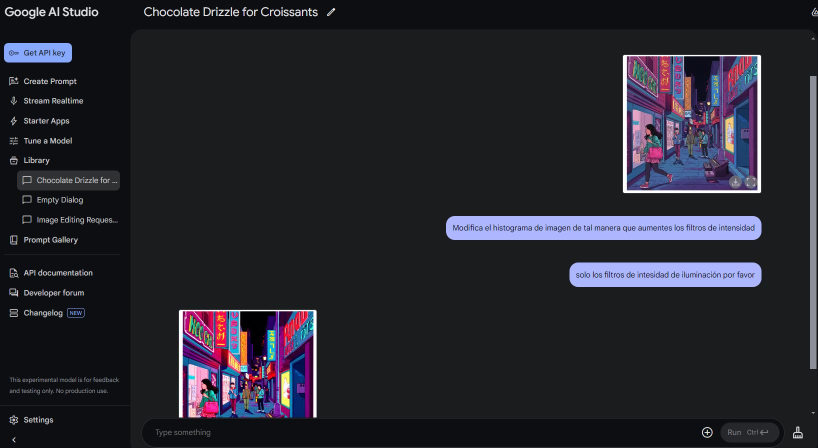
#> input picture skitimage/intensity/change1.JPG, 1636 x 895 px, found by its file name (shown at 1/2 size)
$ jupyter execute --allow-errors cv2ProcesamientoImagen.ipynb   (older library calls are emulated)
#> lines starting #> are read from the running program, lines starting #| are printed output that depends on the picture
<a href="https://colab.research.google.com/github/darwinyusef/20exHuggingFacePytorchTensorFlowSklearn/blob/master/skitimage/ex3/cv2ProcesamientoImagen.ipynb" target="_parent"></a>

[cell 1]
import cv2
from google.colab import files
from google.colab.patches import cv2_imshow

[cell 2]
uploaded = files.upload()
#> the answer given: change1.JPG

# Obtener el nombre del archivo
filename = list(uploaded.keys())[0]

# Cargar la imagen en escala de grises
imagen = cv2.imread(filename, cv2.IMREAD_GRAYSCALE)
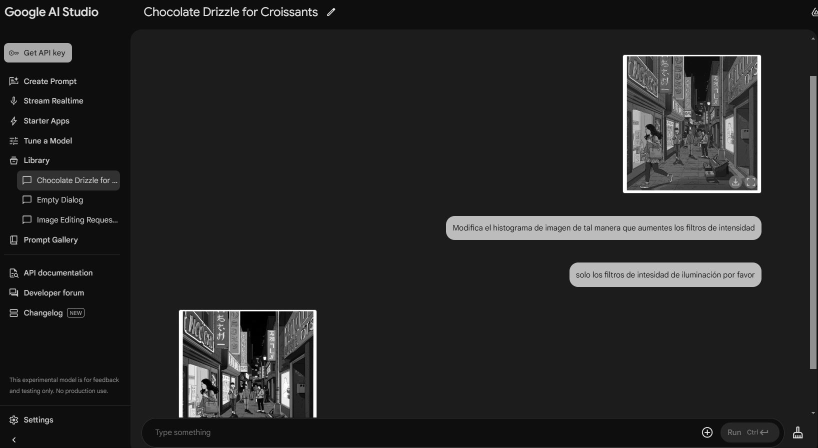
#> imagen: shape (895, 1636) (shown at 1/2 size); min 0, max 255, mean 38.6

[cell 3]
# Leer la imagen en escala de grises
imagen = cv2.imread('/content/info.jpg', cv2.IMREAD_GRAYSCALE)

# Mostrar la imagen
cv2_imshow(imagen)
#cv2.waitKey(0)
#cv2.destroyAllWindows()

[cell 4]
# Leer la imagen en BGR para la conversión de color
imagen_bgr = cv2.imread('/content/info.jpg', cv2.IMREAD_COLOR) # Load image in BGR
# Convertir de BGR a RGB para que se vea bien en Matplotlib
#> (the rest of this cell did not finish here and is left out)

#> (a cell that did not finish here is left out)

[cell 6]
import cv2

# Cargar la imagen en color
imagen = cv2.imread('/content/info.jpg')
#> (the rest of this cell did not finish here and is left out)

[cell 7]
import numpy as np
import cv2

imagen = cv2.imread('/content/info.jpg')
#> (the rest of this cell did not finish here and is left out)

[cell 8]
img = cv2.imread("info.jpg")
#> (the rest of this cell did not finish here and is left out)

[cell 9]
img = cv2.imread("info.jpg")
# Rotar la imagen 90° en sentido antihorario
imagen_rotada = cv2.rotate(img, cv2.ROTATE_90_COUNTERCLOCKWISE)
cv2_imshow(imagen_rotada)

[cell 10]
img = cv2.imread("info.jpg")

# Redimensionar la imagen al 50% de su tamaño
#> (the rest of this cell did not finish here and is left out)

[cell 11]
img = cv2.imread("info.jpg")
# Coordenadas de la región a transformar
pts1 = np.float32([[50, 50], [200, 50], [50, 200], [200, 200]])
pts2 = np.float32([[10, 100], [180, 50], [50, 250], [220, 220]])

# Matriz de transformación
M = cv2.getPerspectiveTransform(pts1, pts2)

#> (the rest of this cell did not finish here and is left out)

[cell 12]
import matplotlib.pyplot as plt
import cv2

imagen = cv2.imread('info.jpg', cv2.IMREAD_GRAYSCALE)
cv2_imshow(imagen)
# Calcular histograma
histograma = cv2.calcHist([imagen], [0], None, [256], [0, 256])
#> histograma = 256 values from 0 to 0

# Graficar histograma
plt.plot(histograma)
plt.title('Histograma')
plt.xlabel('Intensidad')
plt.ylabel('Frecuencia')
plt.show()
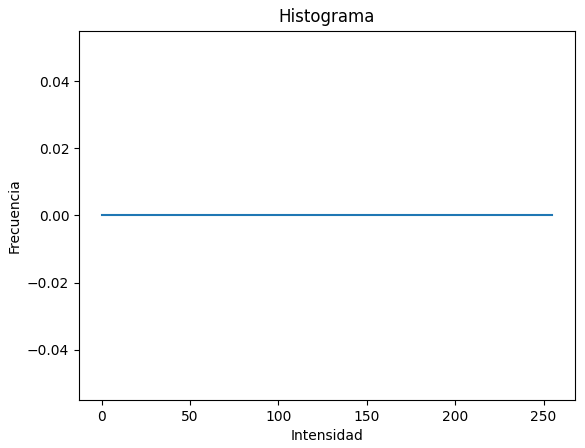
#> figure drawn by matplotlib, 1 panel
